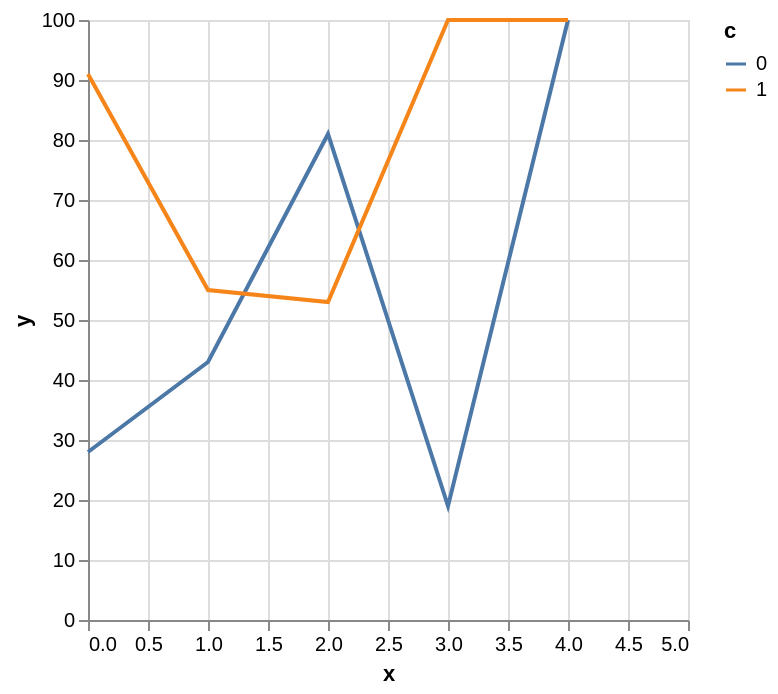

Write the Vega-Lite specification saved for this chart.
### Vega-Lite specification from a JSON file in a GitHub repository (floating-point values rounded to 4 significant figures)
{"$schema": "https://vega.github.io/schema/vega-lite/v2.json", "data": {"values": [{"x": 0, "y": 28, "c": 0}, {"x": 0, "y": 91, "c": 1}, {"x": 1, "y": 43, "c": 0}, {"x": 1, "y": 55, "c": 1}, {"x": 2, "y": 81, "c": 0}, {"x": 2, "y": 53, "c": 1}, {"x": 3, "y": 19, "c": 0}]}, "transform": [{"impute": "y", "key": "x", "value": 100, "groupby": ["c"], "keyvals": [4]}], "mark": "line", "encoding": {"x": {"field": "x", "type": "quantitative", "scale": {"nice": 1}}, "y": {"field": "y", "type": "quantitative"}, "color": {"field": "c", "type": "nominal"}}}
